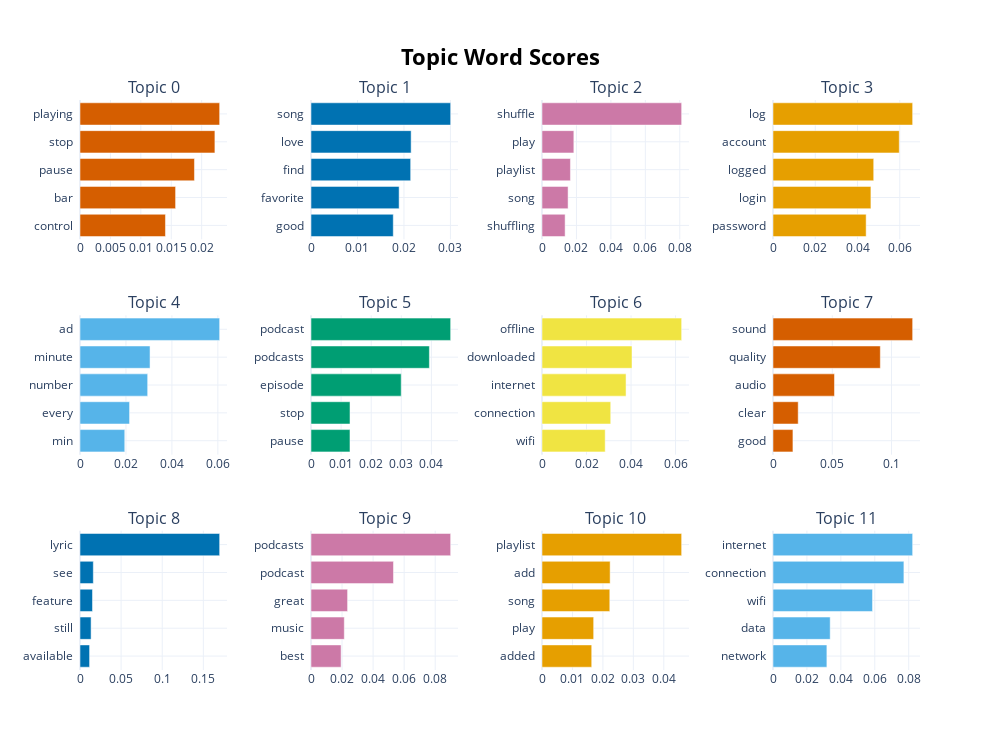

The notebook cell saved with this chart:
### Code cell
model.visualize_barchart(top_n_topics=12)

### Figure 1 — Plotly figure (JSON) as saved in the notebook; plotly's stock layout.template omitted (floating-point values rounded to 4 significant figures)
{"data": [{"marker": {"color": "#D55E00"}, "orientation": "h", "type": "bar", "x": [0.01405, 0.01571, 0.01881, 0.02217, 0.02296], "xaxis": "x", "y": ["control  ", "bar  ", "pause  ", "stop  ", "playing  "], "yaxis": "y"}, {"marker": {"color": "#0072B2"}, "orientation": "h", "type": "bar", "x": [0.0177, 0.01896, 0.02145, 0.02155, 0.03005], "xaxis": "x2", "y": ["good  ", "favorite  ", "find  ", "love  ", "song  "], "yaxis": "y2"}, {"marker": {"color": "#CC79A7"}, "orientation": "h", "type": "bar", "x": [0.01341, 0.01514, 0.0165, 0.01848, 0.08108], "xaxis": "x3", "y": ["shuffling  ", "song  ", "playlist  ", "play  ", "shuffle  "], "yaxis": "y3"}, {"marker": {"color": "#E69F00"}, "orientation": "h", "type": "bar", "x": [0.04408, 0.04633, 0.04766, 0.05975, 0.06608], "xaxis": "x4", "y": ["password  ", "login  ", "logged  ", "account  ", "log  "], "yaxis": "y4"}, {"marker": {"color": "#56B4E9"}, "orientation": "h", "type": "bar", "x": [0.01948, 0.02157, 0.02945, 0.03048, 0.06078], "xaxis": "x5", "y": ["min  ", "every  ", "number  ", "minute  ", "ad  "], "yaxis": "y5"}, {"marker": {"color": "#009E73"}, "orientation": "h", "type": "bar", "x": [0.01295, 0.01296, 0.02997, 0.03933, 0.0464], "xaxis": "x6", "y": ["pause  ", "stop  ", "episode  ", "podcasts  ", "podcast  "], "yaxis": "y6"}, {"marker": {"color": "#F0E442"}, "orientation": "h", "type": "bar", "x": [0.02839, 0.03088, 0.03776, 0.04043, 0.06274], "xaxis": "x7", "y": ["wifi  ", "connection  ", "internet  ", "downloaded  ", "offline  "], "yaxis": "y7"}, {"marker": {"color": "#D55E00"}, "orientation": "h", "type": "bar", "x": [0.01681, 0.02126, 0.05187, 0.09056, 0.1178], "xaxis": "x8", "y": ["good  ", "clear  ", "audio  ", "quality  ", "sound  "], "yaxis": "y8"}, {"marker": {"color": "#0072B2"}, "orientation": "h", "type": "bar", "x": [0.01165, 0.01349, 0.01519, 0.0162, 0.1698], "xaxis": "x9", "y": ["available  ", "still  ", "feature  ", "see  ", "lyric  "], "yaxis": "y9"}, {"marker": {"color": "#CC79A7"}, "orientation": "h", "type": "bar", "x": [0.01938, 0.02145, 0.02356, 0.05312, 0.08994], "xaxis": "x10", "y": ["best  ", "music  ", "great  ", "podcast  ", "podcasts  "], "yaxis": "y10"}, {"marker": {"color": "#E69F00"}, "orientation": "h", "type": "bar", "x": [0.01633, 0.01697, 0.02226, 0.02238, 0.04586], "xaxis": "x11", "y": ["added  ", "play  ", "song  ", "add  ", "playlist  "], "yaxis": "y11"}, {"marker": {"color": "#56B4E9"}, "orientation": "h", "type": "bar", "x": [0.03176, 0.03371, 0.05867, 0.07717, 0.08233], "xaxis": "x12", "y": ["network  ", "data  ", "wifi  ", "connection  ", "internet  "], "yaxis": "y12"}], "layout": {"annotations": [{"font": {"size": 16}, "showarrow": false, "text": "Topic 0", "x": 0.0875, "xanchor": "center", "xref": "paper", "y": 1, "yanchor": "bottom", "yref": "paper"}, {"font": {"size": 16}, "showarrow": false, "text": "Topic 1", "x": 0.3625, "xanchor": "center", "xref": "paper", "y": 1, "yanchor": "bottom", "yref": "paper"}, {"font": {"size": 16}, "showarrow": false, "text": "Topic 2", "x": 0.6375, "xanchor": "center", "xref": "paper", "y": 1, "yanchor": "bottom", "yref": "paper"}, {"font": {"size": 16}, "showarrow": false, "text": "Topic 3", "x": 0.9125, "xanchor": "center", "xref": "paper", "y": 1, "yanchor": "bottom", "yref": "paper"}, {"font": {"size": 16}, "showarrow": false, "text": "Topic 4", "x": 0.0875, "xanchor": "center", "xref": "paper", "y": 0.6222, "yanchor": "bottom", "yref": "paper"}, {"font": {"size": 16}, "showarrow": false, "text": "Topic 5", "x": 0.3625, "xanchor": "center", "xref": "paper", "y": 0.6222, "yanchor": "bottom", "yref": "paper"}, {"font": {"size": 16}, "showarrow": false, "text": "Topic 6", "x": 0.6375, "xanchor": "center", "xref": "paper", "y": 0.6222, "yanchor": "bottom", "yref": "paper"}, {"font": {"size": 16}, "showarrow": false, "text": "Topic 7", "x": 0.9125, "xanchor": "center", "xref": "paper", "y": 0.6222, "yanchor": "bottom", "yref": "paper"}, {"font": {"size": 16}, "showarrow": false, "text": "Topic 8", "x": 0.0875, "xanchor": "center", "xref": "paper", "y": 0.2444, "yanchor": "bottom", "yref": "paper"}, {"font": {"size": 16}, "showarrow": false, "text": "Topic 9", "x": 0.3625, "xanchor": "center", "xref": "paper", "y": 0.2444, "yanchor": "bottom", "yref": "paper"}, {"font": {"size": 16}, "showarrow": false, "text": "Topic 10", "x": 0.6375, "xanchor": "center", "xref": "paper", "y": 0.2444, "yanchor": "bottom", "yref": "paper"}, {"font": {"size": 16}, "showarrow": false, "text": "Topic 11", "x": 0.9125, "xanchor": "center", "xref": "paper", "y": 0.2444, "yanchor": "bottom", "yref": "paper"}], "height": 750, "hoverlabel": {"bgcolor": "white", "font": {"family": "Rockwell", "size": 16}}, "showlegend": false, "title": {"font": {"color": "Black", "size": 22}, "text": "<b>Topic Word Scores", "x": 0.5, "xanchor": "center", "yanchor": "top"}, "width": 1000, "xaxis": {"anchor": "y", "domain": [0, 0.175], "showgrid": true}, "xaxis10": {"anchor": "y10", "domain": [0.275, 0.45], "showgrid": true}, "xaxis11": {"anchor": "y11", "domain": [0.55, 0.725], "showgrid": true}, "xaxis12": {"anchor": "y12", "domain": [0.825, 1], "showgrid": true}, "xaxis2": {"anchor": "y2", "domain": [0.275, 0.45], "showgrid": true}, "xaxis3": {"anchor": "y3", "domain": [0.55, 0.725], "showgrid": true}, "xaxis4": {"anchor": "y4", "domain": [0.825, 1], "showgrid": true}, "xaxis5": {"anchor": "y5", "domain": [0, 0.175], "showgrid": true}, "xaxis6": {"anchor": "y6", "domain": [0.275, 0.45], "showgrid": true}, "xaxis7": {"anchor": "y7", "domain": [0.55, 0.725], "showgrid": true}, "xaxis8": {"anchor": "y8", "domain": [0.825, 1], "showgrid": true}, "xaxis9": {"anchor": "y9", "domain": [0, 0.175], "showgrid": true}, "yaxis": {"anchor": "x", "domain": [0.7556, 1], "showgrid": true}, "yaxis10": {"anchor": "x10", "domain": [0, 0.2444], "showgrid": true}, "yaxis11": {"anchor": "x11", "domain": [0, 0.2444], "showgrid": true}, "yaxis12": {"anchor": "x12", "domain": [0, 0.2444], "showgrid": true}, "yaxis2": {"anchor": "x2", "domain": [0.7556, 1], "showgrid": true}, "yaxis3": {"anchor": "x3", "domain": [0.7556, 1], "showgrid": true}, "yaxis4": {"anchor": "x4", "domain": [0.7556, 1], "showgrid": true}, "yaxis5": {"anchor": "x5", "domain": [0.3778, 0.6222], "showgrid": true}, "yaxis6": {"anchor": "x6", "domain": [0.3778, 0.6222], "showgrid": true}, "yaxis7": {"anchor": "x7", "domain": [0.3778, 0.6222], "showgrid": true}, "yaxis8": {"anchor": "x8", "domain": [0.3778, 0.6222], "showgrid": true}, "yaxis9": {"anchor": "x9", "domain": [0, 0.2444], "showgrid": true}}}
